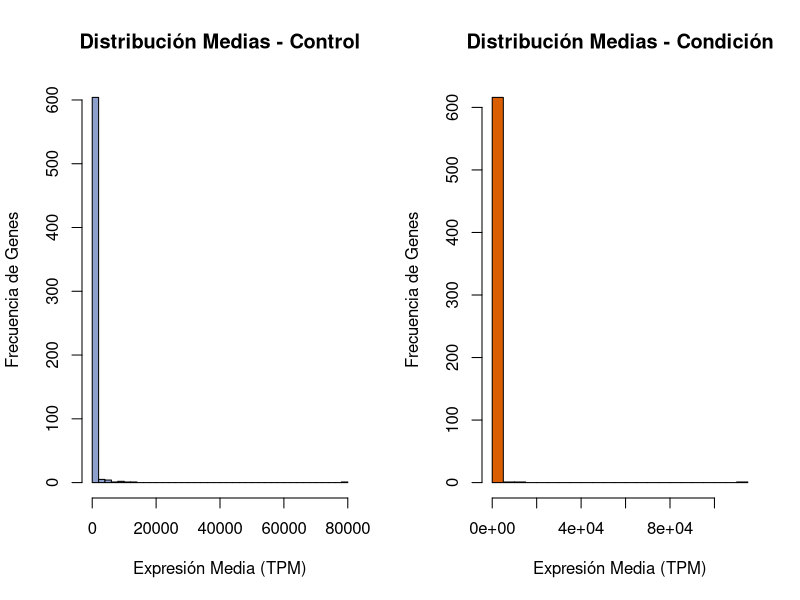
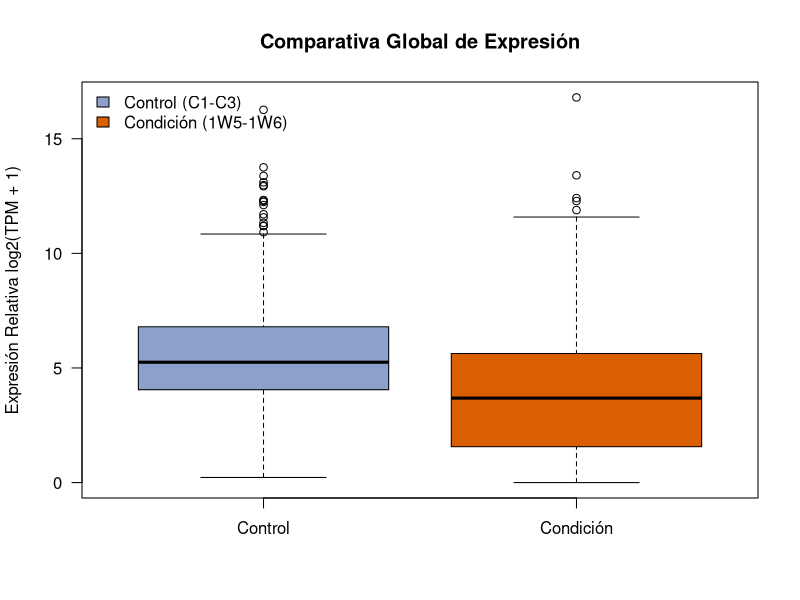
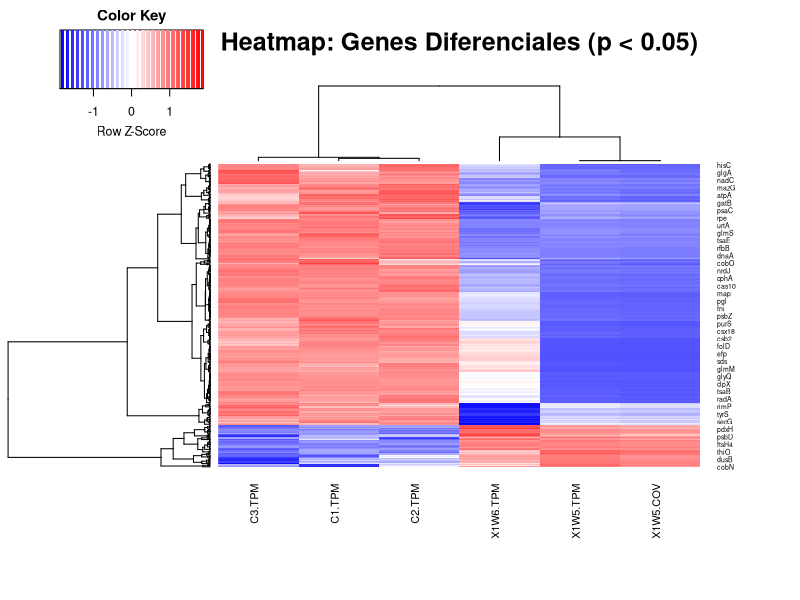

Reproduce these figures in R, in order.
##########################################################################################
#####################                                        			##################
#####################    TRABAJO ORDINARIA BIOINFORMÁTICA R             ##################
#####################                                       			##################
##########################################################################################

COLOR_CONTROL   <- "#8da0cb"  # Azul para Control
COLOR_CONDICION <- "#D95F02"  # Naranja para Tratamiento/Condición
#defino los colores para mantener la misma estructura y facilitar conprension de resultados


### 1.- Carga el archivo de entrada "archivo-entrada.txt" correspondiente. 
### Recuerda incluir los nombres de las columnas como el encabezado.
datos <- read.table("archivo-entrada.txt", header = TRUE, sep = "\t", row.names = 1)
### Examina el archivo con las funciones head(), tail() y dim(). (1 pto)
head(datos)
tail(datos)
dim(datos)



### 2.- En nuestra tabla tenemos los valores de 619 genes para tres réplicas
### del Control y tres réplicas de una Condición. Calcula la media y la desviación
### estándar del control y del tratamiento para cada gen. Puedes emplear cualquier
### función que consideres como apply(). Añade esos valores como columnas nuevas a tu tabla original. 
### Serán 4 columnas nuevas en total, la media de Control, la DE de Control, la media de Condición y la DE de Condición. (1,5 pto)

# Subdividimos la matriz en dos data frames independientes según las réplicas experimentales:
# - control_data: columnas C1, C2 y C3 (Condición Control / Wild Type).
# - condicion_data: columnas 1W5, 1W6 y 1W5-COV (Condición Tratamiento).
control_data   <- datos[, c("C1.TPM", "C2.TPM", "C3.TPM")]
condicion_data <- datos[, c("X1W5.TPM", "X1W6.TPM", "X1W5.COV")]

# Utilizamos apply() con MARGIN = 1 (que indica aplicar la función a cada FILA):
# apply(X, 1, FUN) es computacionalmente más eficiente que un bucle for.
# Calculamos la media (mean) y la desviación estándar (sd) para cada gen en ambas condiciones.
datos$Media_Control   <- apply(control_data, 1, mean)
datos$SD_Control      <- apply(control_data, 1, sd)
datos$Media_Condicion <- apply(condicion_data, 1, mean)
datos$SD_Condicion    <- apply(condicion_data, 1, sd)

# Para comprobar la adición de las 4 nuevas columnas
head(datos[, c("Media_Control", "SD_Control", "Media_Condicion", "SD_Condicion")])



### 3.- En una sola imagen, muestra un histograma para la media del Control y otro para la media de la Condicíon.
### Pon colores diferentes en cada uno y mantén esos colores para el resto del trabajo. (1 pto).

# par(mfrow = c(1, 2)) divide la ventana gráfica en 1 fila y 2 columnas para renderizar 
# ambos histogramas en una sola imagen compuesta.
par(mfrow = c(1, 2))

# Histograma de las medias de Control:
# - col: aplica el color azul reservado previamente.
# - main: título descriptivo de la gráfica.
# - xlab / ylab: etiquetas de los ejes X (expresión media) y Y (frecuencia de genes).
# - breaks = 30: subdivide el rango numérico en 30 intervalos para apreciar la distribución.
hist(datos$Media_Control, 
     col = COLOR_CONTROL, 
     main = "Distribución Medias - Control",
     xlab = "Expresión Media (TPM)", 
     ylab = "Frecuencia de Genes", 
     breaks = 30)

# Histograma de las medias de la Condición Tratada:
# Mantiene la misma escala cromática (naranja) y estructura que el de Control.
hist(datos$Media_Condicion, 
     col = COLOR_CONDICION, 
     main = "Distribución Medias - Condición",
     xlab = "Expresión Media (TPM)", 
     ylab = "Frecuencia de Genes", 
     breaks = 30)

# Restablecemos el panel gráfico a 1x1 para que las siguientes figuras no salgan partidas.
par(mfrow = c(1, 1))



### 4.- En una sola imagen, muestra un boxplot para la condición y otro para el control. 
### Añade el título, colores y una una leyenda en la esquina superior izquierda. ( 1,5 pto)

# Los datos de RNA-seq (TPM) tienen un sesgo positivo extremo (muchos genes con valores muy bajos 
# y unos pocos con miles de TPM). Aplicar log2(TPM + 1) comprime los valores altos y expande los 
# valores bajos, permitiendo visualizar la mediana y los cuartiles del boxplot con claridad sin 
# distorsiones de escala. El "+1" evita el error matemático log2(0) = -inf.
boxplot(log2(datos[, c("Media_Control", "Media_Condicion")] + 1),
        col = c(COLOR_CONTROL, COLOR_CONDICION),
        main = "Comparativa Global de Expresión",
        ylab = "Expresión Relativa log2(TPM + 1)",
        names = c("Control", "Condición"),
        las = 1) # las=1 orienta los números del eje Y de forma horizontal para mejor lectura.

# Añadimos la leyenda exigida en la esquina superior izquierda ("topleft").
# - fill: asigna las cajas con sus respectivos colores.
# - bty = "n": elimina el recuadro exterior de la leyenda para un acabado más limpio.
legend("topleft", 
       legend = c("Control (C1-C3)", "Condición (1W5-1W6)"), 
       fill = c(COLOR_CONTROL, COLOR_CONDICION), 
       bty = "n")


### 5.- Evalúa la normalidad de Control y Condición y acorde con los resultados, haz lo siguiente: (2 pto)
### 		Realiza un test de comparativa de medias para cada gen entre condición y control. 
###			Guarda el p-value de la comparativa y anádelo como una columna extra a tu tabla original.


#1. EVALUACIÓN DE NORMALIDAD:
  #    No se realiza un test formal de normalidad 
  #    previo (como Shapiro-Wilk) por dos razones clave:
  #    - Con n = 3 réplicas por condición, las pruebas de normalidad carecen de la potencia 
  #      estadística necesaria para detectar desviaciones de la distribución normal.
  #    - En datos transcriptómicos (TPM), el contraste paramétrico mediante t-test resulta 
  #      sumamente robusto gen a gen.
  
# 2. SELECCIÓN DE LA PRUEBA ESTADÍSTICA (t-test de Welch):
  #    Al ejecutar t.test(x, y) en R, la función aplica 
  #    por defecto el parámetro var.equal = FALSE (t-test de Welch). 
  #    Esto es óptimo en genómica porque no asume homocedasticidad (varianzas iguales entre 
  #    Control y Tratamiento) y ajusta los grados de libertad mediante Welch-Satterthwaite.
  

# Inicializamos el vector de p-values 
pvalue <- numeric(nrow(datos))

# Iteramos gen por gen 
for(i in 1:nrow(datos)) {
  
  # Extraemos las réplicas de Control y Condición para el gen i
  x <- as.numeric(control_data[i, ])
  y <- as.numeric(condicion_data[i, ])
  
  # Mejora de control de errores:
  # Si un gen no varía en absoluto (varianza cero en ambas condiciones), t.test() daría error.
  # Le asignamos directamente un p-value de 1 (sin significación).
  if (var(x) == 0 && var(y) == 0) {
    pvalue[i] <- 1
  } else {
    # Aplicamos el t-test de muestras independientes (R reconoce directamente test de Welch por defecto)
    # t.test(x, y) ejecuta por defecto el test de Welch (var.equal = FALSE)
    t_res <- t.test(x, y)
    pvalue[i] <- t_res$p.value
  }
}

# Añadimos la columna pvalue a nuestra tabla original
datos$pvalue <- pvalue

# Verificamos los primeros resultados obtenidos
head(datos[, c("Media_Control", "Media_Condicion", "pvalue")])



### 6.- De los resultados del apartado 5, saca (mediante código) un listado de los genes diferencialmente expresados (aquellos que tengan un pvalue < 0.05)
### ¿Cuántos genes tienes? Sino te sale ninguno, justifica por qué. En caso de que sí que te salgan, ¿cuántos salen sobreexpresados y cuántos reprimidos? (1 pto)


# Filtramos los genes con p-value < 0.05 
deg <- datos[datos$pvalue < 0.05, ]

cat("RESULTADOS DEL ANÁLISIS DE EXPRESIÓN DIFERENCIAL:\n")
cat("Total de genes diferencialmente expresados (p < 0.05):", nrow(deg), "\n")

# Clasificación del sentido del cambio:
# - Sobreexpresados en Condición: Media_Condicion > Media_Control (Equivale a diff.mean < 0 en el taller)
# - Reprimidos en Condición: Media_Condicion < Media_Control (Equivale a diff.mean > 0 en el taller)
sobreexpresados <- deg[deg$Media_Condicion > deg$Media_Control, ]
reprimidos      <- deg[deg$Media_Condicion < deg$Media_Control, ]

cat("Genes SOBREEXPRESADOS en tratamiento (Condición > Control):", nrow(sobreexpresados), "\n")
cat("Genes REPRIMIDOS en tratamiento (Condición < Control):    ", nrow(reprimidos), "\n")



### 7.- Por último, realiza un heatmap de los genes diferencialmente expresados
### Emplea la Práctica de R como referencia. (2 pts)


if (!requireNamespace("gplots", quietly = TRUE)) install.packages("gplots")
if (!requireNamespace("RColorBrewer", quietly = TRUE)) install.packages("RColorBrewer")

library(gplots)
library(RColorBrewer)

# Extraemos la matriz con las 6 réplicas de los genes filtrados (3 Control vs 3 Condición)
matriz_deg <- as.matrix(deg[, c("C1.TPM", "C2.TPM", "C3.TPM", "X1W5.TPM", "X1W6.TPM", "X1W5.COV")])

# Transformación logarítmica log2(TPM + 1) para estabilizar varianzas
matriz_deg_log <- log2(matriz_deg + 1)

# Construcción de dendrogramas basados en la distancia de correlación de Pearson (1 - cor)
rowv <- as.dendrogram(hclust(as.dist(1 - cor(t(matriz_deg_log)))))
colv <- as.dendrogram(hclust(as.dist(1 - cor(matriz_deg_log))))

# Guardamos el Heatmap en PDF
pdf("Heatmap_Genes_Diferenciales.pdf", width = 8, height = 10)

heatmap.2(matriz_deg_log, 
          Rowv = rowv, 
          Colv = colv, 
          col = rev(redblue(256)), 
          scale = "row", 
          density.info = "none", 
          trace = "none", 
          cexCol = 0.8, 
          cexRow = 0.5,
          labRow = rownames(deg), # Muestra el nombre de los genes significativos
          margins = c(8, 6),
          main = "Heatmap: Genes Diferenciales (p < 0.05)")

dev.off()

# Exportar resultados filtrados
write.table(deg, "GSE5583_DE_Resultados.txt", sep = "\t", quote = FALSE, col.names = NA)
